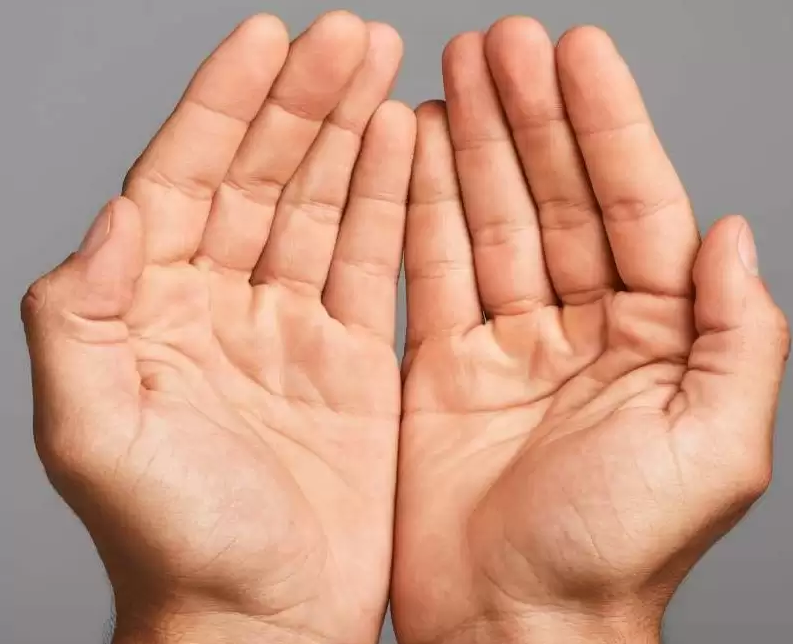
#> input picture opencv/template_match/hand_1.png, 793 x 644 px
$ python template_match.py
#> lines starting #> are read from the running program, lines starting #| are printed output that depends on the picture; after the words box and inside, x2 and y2 are one past the last pixel; in counts of white or black regions, pixels touching at a corner belong together
import cv2
import numpy as np
from matplotlib import pyplot as plt

img = cv2.imread('hand_1.png')
#> img is the input picture: shape (644, 793, 3); mean B, G, R 131.3, 153, 200.3
img2 = img.copy()
template = cv2.imread('hand_template.png')
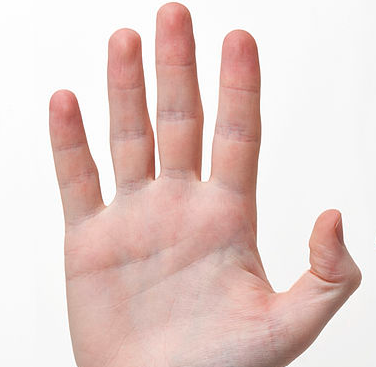
#> input picture opencv/template_match/hand_template.png, 376 x 367 px
#> template is the input picture: shape (367, 376, 3); mean B, G, R 202.6, 207.2, 229.7
w = template.shape[1]
#> w = 376
h = template.shape[0]
#> h = 367

img = img2.copy()
res = cv2.matchTemplate(img,template,cv2.TM_CCOEFF)
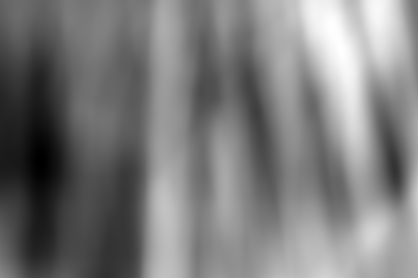
#> res: shape (278, 418) float32; min -202378832, max 148639616, mean -32238022; drawn with min black and max white
minVal, maxVal, minLoc, maxLoc = cv2.minMaxLoc(res)
#> minVal = -202378832; maxVal = 148639616; minLoc = (40, 161); maxLoc = (341, 50)
topLeft = maxLoc
#> topLeft = (341, 50)
bottomRight = (topLeft[0] + w, topLeft[1] + h)
#> bottomRight = (717, 417)
cv2.rectangle(img,topLeft, bottomRight, 255, 2)
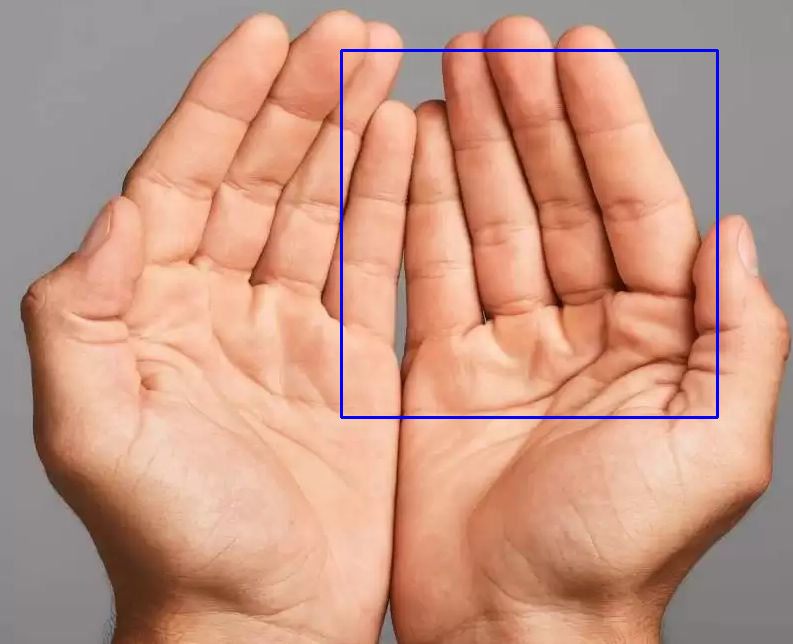
#> img: shape (644, 793, 3); 0.87% of pixels changed, all inside (x1, y1, x2, y2) = (340, 49, 719, 419)
cv2.imshow('result_img',img)
cv2.waitKey(0)
